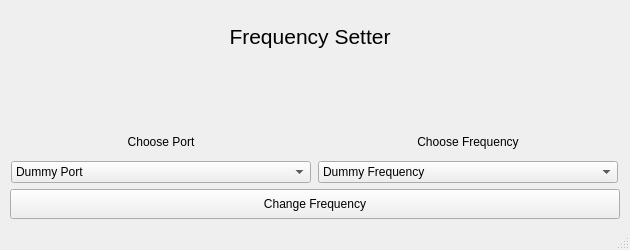
<?xml version="1.0" encoding="UTF-8"?>
<ui version="4.0">
 <class>MainWindow</class>
 <widget class="QMainWindow" name="MainWindow">
  <property name="geometry">
   <rect>
    <x>0</x>
    <y>0</y>
    <width>630</width>
    <height>250</height>
   </rect>
  </property>
  <property name="minimumSize">
   <size>
    <width>630</width>
    <height>250</height>
   </size>
  </property>
  <property name="maximumSize">
   <size>
    <width>630</width>
    <height>250</height>
   </size>
  </property>
  <property name="windowTitle">
   <string>MainWindow</string>
  </property>
  <widget class="QWidget" name="centralwidget">
   <property name="minimumSize">
    <size>
     <width>600</width>
     <height>0</height>
    </size>
   </property>
   <layout class="QGridLayout" name="gridLayout">
    <item row="0" column="0">
     <layout class="QVBoxLayout" name="verticalLayout_3">
      <item>
       <widget class="QLabel" name="title">
        <property name="minimumSize">
         <size>
          <width>600</width>
          <height>0</height>
         </size>
        </property>
        <property name="maximumSize">
         <size>
          <width>600</width>
          <height>16777215</height>
         </size>
        </property>
        <property name="font">
         <font>
          <pointsize>16</pointsize>
         </font>
        </property>
        <property name="layoutDirection">
         <enum>Qt::LeftToRight</enum>
        </property>
        <property name="text">
         <string>Frequency Setter</string>
        </property>
        <property name="alignment">
         <set>Qt::AlignCenter</set>
        </property>
       </widget>
      </item>
      <item>
       <widget class="QLabel" name="label_4">
        <property name="text">
         <string/>
        </property>
       </widget>
      </item>
      <item>
       <layout class="QHBoxLayout" name="horizontalLayout">
        <item>
         <layout class="QVBoxLayout" name="verticalLayout_2">
          <item>
           <widget class="QLabel" name="choose_port_label">
            <property name="minimumSize">
             <size>
              <width>300</width>
              <height>0</height>
             </size>
            </property>
            <property name="maximumSize">
             <size>
              <width>300</width>
              <height>16777215</height>
             </size>
            </property>
            <property name="text">
             <string>Choose Port</string>
            </property>
            <property name="alignment">
             <set>Qt::AlignCenter</set>
            </property>
           </widget>
          </item>
          <item>
           <widget class="QComboBox" name="port_selection">
            <property name="minimumSize">
             <size>
              <width>300</width>
              <height>0</height>
             </size>
            </property>
            <property name="maximumSize">
             <size>
              <width>300</width>
              <height>16777215</height>
             </size>
            </property>
            <item>
             <property name="text">
              <string>Dummy Port</string>
             </property>
            </item>
           </widget>
          </item>
         </layout>
        </item>
        <item>
         <layout class="QVBoxLayout" name="verticalLayout">
          <item>
           <widget class="QLabel" name="choose_frequency_label">
            <property name="minimumSize">
             <size>
              <width>300</width>
              <height>0</height>
             </size>
            </property>
            <property name="maximumSize">
             <size>
              <width>300</width>
              <height>16777215</height>
             </size>
            </property>
            <property name="text">
             <string>Choose Frequency</string>
            </property>
            <property name="alignment">
             <set>Qt::AlignCenter</set>
            </property>
           </widget>
          </item>
          <item>
           <widget class="QComboBox" name="frequency_selection">
            <property name="minimumSize">
             <size>
              <width>300</width>
              <height>0</height>
             </size>
            </property>
            <property name="maximumSize">
             <size>
              <width>300</width>
              <height>16777215</height>
             </size>
            </property>
            <item>
             <property name="text">
              <string>Dummy Frequency</string>
             </property>
            </item>
           </widget>
          </item>
         </layout>
        </item>
       </layout>
      </item>
      <item>
       <widget class="QPushButton" name="change_frequency">
        <property name="minimumSize">
         <size>
          <width>600</width>
          <height>30</height>
         </size>
        </property>
        <property name="maximumSize">
         <size>
          <width>610</width>
          <height>16777215</height>
         </size>
        </property>
        <property name="text">
         <string>Change Frequency</string>
        </property>
       </widget>
      </item>
     </layout>
    </item>
   </layout>
  </widget>
  <widget class="QMenuBar" name="menubar">
   <property name="geometry">
    <rect>
     <x>0</x>
     <y>0</y>
     <width>630</width>
     <height>22</height>
    </rect>
   </property>
  </widget>
  <widget class="QStatusBar" name="statusbar"/>
 </widget>
 <resources/>
 <connections/>
</ui>
